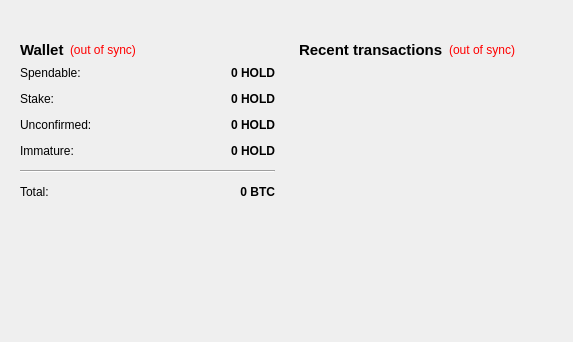
<?xml version="1.0" encoding="UTF-8"?>
<ui version="4.0">
    <class>OverviewPage</class>
    <widget class="QWidget" name="OverviewPage">
        <property name="geometry">
            <rect>
                <x>0</x>
                <y>0</y>
                <width>573</width>
                <height>342</height>
            </rect>
        </property>
        <property name="windowTitle">
            <string>Form</string>
        </property>
        <layout class="QVBoxLayout" name="topLayout">
            <item>
                <widget class="QLabel" name="labelAlerts">
                    <property name="visible">
                        <bool>false</bool>
                    </property>
                    <property name="styleSheet">
                        <string notr="true">background-color: qlineargradient(x1: 0, y1: 0, x2: 1, y2: 0, stop:0
                            #F0D0A0, stop:1 #F8D488); color:#000000
                        </string>
                    </property>
                    <property name="wordWrap">
                        <bool>true</bool>
                    </property>
                    <property name="margin">
                        <number>3</number>
                    </property>
                </widget>
            </item>
            <item>
                <layout class="QHBoxLayout" name="horizontalLayout" stretch="1,1">
                    <item>
                        <layout class="QVBoxLayout" name="verticalLayout_2">
                            <item>
                                <widget class="QWidget" name="widget" native="true">
                                    <layout class="QVBoxLayout" name="verticalLayout_4">
                                        <item>
                                            <layout class="QHBoxLayout" name="horizontalLayout_4">
                                                <item>
                                                    <widget class="QLabel" name="label_5">
                                                        <property name="font">
                                                            <font>
                                                                <pointsize>11</pointsize>
                                                                <weight>75</weight>
                                                                <bold>true</bold>
                                                            </font>
                                                        </property>
                                                        <property name="text">
                                                            <string>Wallet</string>
                                                        </property>
                                                    </widget>
                                                </item>
                                                <item>
                                                    <widget class="QLabel" name="labelWalletStatus">
                                                        <property name="toolTip">
                                                            <string>The displayed information may be out of date. Your
                                                                wallet automatically synchronizes with the GiveCoin
                                                                network after a connection is established, but this
                                                                process has not completed yet.
                                                            </string>
                                                        </property>
                                                        <property name="styleSheet">
                                                            <string notr="true">QLabel { color: red; }</string>
                                                        </property>
                                                        <property name="text">
                                                            <string notr="true">(out of sync)</string>
                                                        </property>
                                                        <property name="alignment">
                                                            <set>Qt::AlignLeading|Qt::AlignLeft|Qt::AlignVCenter</set>
                                                        </property>
                                                    </widget>
                                                </item>
                                                <item>
                                                    <spacer name="horizontalSpacer_2">
                                                        <property name="orientation">
                                                            <enum>Qt::Horizontal</enum>
                                                        </property>
                                                        <property name="sizeHint" stdset="0">
                                                            <size>
                                                                <width>40</width>
                                                                <height>20</height>
                                                            </size>
                                                        </property>
                                                    </spacer>
                                                </item>
                                            </layout>
                                        </item>
                                        <item>
                                            <layout class="QFormLayout" name="formLayout_2">
                                                <property name="fieldGrowthPolicy">
                                                    <enum>QFormLayout::AllNonFixedFieldsGrow</enum>
                                                </property>
                                                <property name="horizontalSpacing">
                                                    <number>12</number>
                                                </property>
                                                <property name="verticalSpacing">
                                                    <number>12</number>
                                                </property>
                                                <item row="0" column="0">
                                                    <widget class="QLabel" name="label">
                                                        <property name="text">
                                                            <string>Spendable:</string>
                                                        </property>
                                                    </widget>
                                                </item>
                                                <item row="0" column="1">
                                                    <widget class="QLabel" name="labelBalance">
                                                        <property name="font">
                                                            <font>
                                                                <weight>75</weight>
                                                                <bold>true</bold>
                                                            </font>
                                                        </property>
                                                        <property name="cursor">
                                                            <cursorShape>IBeamCursor</cursorShape>
                                                        </property>
                                                        <property name="toolTip">
                                                            <string>Your current spendable balance</string>
                                                        </property>
                                                        <property name="text">
                                                            <string notr="true">0 HOLD</string>
                                                        </property>
                                                        <property name="alignment">
                                                            <set>Qt::AlignRight|Qt::AlignTrailing|Qt::AlignVCenter</set>
                                                        </property>
                                                        <property name="textInteractionFlags">
                                                            <set>
                                                                Qt::LinksAccessibleByMouse|Qt::TextSelectableByKeyboard|Qt::TextSelectableByMouse
                                                            </set>
                                                        </property>
                                                    </widget>
                                                </item>
                                                <item row="1" column="0">
                                                    <widget class="QLabel" name="label_6">
                                                        <property name="text">
                                                            <string>Stake:</string>
                                                        </property>
                                                    </widget>
                                                </item>
                                                <item row="1" column="1">
                                                    <widget class="QLabel" name="labelStake">
                                                        <property name="font">
                                                            <font>
                                                                <weight>75</weight>
                                                                <bold>true</bold>
                                                            </font>
                                                        </property>
                                                        <property name="cursor">
                                                            <cursorShape>IBeamCursor</cursorShape>
                                                        </property>
                                                        <property name="toolTip">
                                                            <string>Total of coins that was staked, and do not yet count
                                                                toward the current balance
                                                            </string>
                                                        </property>
                                                        <property name="text">
                                                            <string notr="true">0 HOLD</string>
                                                        </property>
                                                        <property name="alignment">
                                                            <set>Qt::AlignRight|Qt::AlignTrailing|Qt::AlignVCenter</set>
                                                        </property>
                                                        <property name="textInteractionFlags">
                                                            <set>
                                                                Qt::LinksAccessibleByMouse|Qt::TextSelectableByKeyboard|Qt::TextSelectableByMouse
                                                            </set>
                                                        </property>
                                                    </widget>
                                                </item>
                                                <item row="2" column="0">
                                                    <widget class="QLabel" name="label_3">
                                                        <property name="text">
                                                            <string>Unconfirmed:</string>
                                                        </property>
                                                    </widget>
                                                </item>
                                                <item row="2" column="1">
                                                    <widget class="QLabel" name="labelUnconfirmed">
                                                        <property name="font">
                                                            <font>
                                                                <weight>75</weight>
                                                                <bold>true</bold>
                                                            </font>
                                                        </property>
                                                        <property name="cursor">
                                                            <cursorShape>IBeamCursor</cursorShape>
                                                        </property>
                                                        <property name="toolTip">
                                                            <string>Total of transactions that have yet to be confirmed,
                                                                and do not yet count toward the current balance
                                                            </string>
                                                        </property>
                                                        <property name="text">
                                                            <string notr="true">0 HOLD</string>
                                                        </property>
                                                        <property name="alignment">
                                                            <set>Qt::AlignRight|Qt::AlignTrailing|Qt::AlignVCenter</set>
                                                        </property>
                                                        <property name="textInteractionFlags">
                                                            <set>
                                                                Qt::LinksAccessibleByMouse|Qt::TextSelectableByKeyboard|Qt::TextSelectableByMouse
                                                            </set>
                                                        </property>
                                                    </widget>
                                                </item>
                                                <item row="3" column="0">
                                                    <widget class="QLabel" name="labelImmatureText">
                                                        <property name="text">
                                                            <string>Immature:</string>
                                                        </property>
                                                    </widget>
                                                </item>
                                                <item row="3" column="1">
                                                    <widget class="QLabel" name="labelImmature">
                                                        <property name="font">
                                                            <font>
                                                                <weight>75</weight>
                                                                <bold>true</bold>
                                                            </font>
                                                        </property>
                                                        <property name="toolTip">
                                                            <string>Mined balance that has not yet matured</string>
                                                        </property>
                                                        <property name="text">
                                                            <string notr="true">0 HOLD</string>
                                                        </property>
                                                        <property name="alignment">
                                                            <set>Qt::AlignRight|Qt::AlignTrailing|Qt::AlignVCenter</set>
                                                        </property>
                                                        <property name="textInteractionFlags">
                                                            <set>
                                                                Qt::LinksAccessibleByMouse|Qt::TextSelectableByKeyboard|Qt::TextSelectableByMouse
                                                            </set>
                                                        </property>
                                                    </widget>
                                                </item>
                                                <item row="4" column="0" colspan="2">
                                                    <widget class="Line" name="line">
                                                        <property name="orientation">
                                                            <enum>Qt::Horizontal</enum>
                                                        </property>
                                                    </widget>
                                                </item>
                                                <item row="5" column="0">
                                                    <widget class="QLabel" name="labelTotalText">
                                                        <property name="text">
                                                            <string>Total:</string>
                                                        </property>
                                                    </widget>
                                                </item>
                                                <item row="5" column="1">
                                                    <widget class="QLabel" name="labelTotal">
                                                        <property name="font">
                                                            <font>
                                                                <weight>75</weight>
                                                                <bold>true</bold>
                                                            </font>
                                                        </property>
                                                        <property name="cursor">
                                                            <cursorShape>IBeamCursor</cursorShape>
                                                        </property>
                                                        <property name="toolTip">
                                                            <string>Your current total balance</string>
                                                        </property>
                                                        <property name="text">
                                                            <string notr="true">0 BTC</string>
                                                        </property>
                                                        <property name="alignment">
                                                            <set>Qt::AlignRight|Qt::AlignTrailing|Qt::AlignVCenter</set>
                                                        </property>
                                                        <property name="textInteractionFlags">
                                                            <set>
                                                                Qt::LinksAccessibleByMouse|Qt::TextSelectableByKeyboard|Qt::TextSelectableByMouse
                                                            </set>
                                                        </property>
                                                    </widget>
                                                </item>
                                            </layout>
                                        </item>
                                    </layout>
                                </widget>
                            </item>
                            <item>
                                <widget class="QLabel" name="coinLogo">
                                    <property name="text">
                                        <string/>
                                    </property>
                                    <property name="pixmap">
                                        <pixmap resource="../bitcoin.qrc">:/icons/logo_backg</pixmap>
                                    </property>
                                    <property name="alignment">
                                        <set>Qt::AlignCenter</set>
                                    </property>
                                    <property name="margin">
                                        <number>-2</number>
                                    </property>
                                </widget>
                            </item>
                            <item>
                                <spacer name="verticalSpacer">
                                    <property name="orientation">
                                        <enum>Qt::Vertical</enum>
                                    </property>
                                    <property name="sizeHint" stdset="0">
                                        <size>
                                            <width>20</width>
                                            <height>40</height>
                                        </size>
                                    </property>
                                </spacer>
                            </item>
                        </layout>
                    </item>
                    <item>
                        <layout class="QVBoxLayout" name="verticalLayout_3">
                            <item>
                                <widget class="QWidget" name="widget_2" native="true">
                                    <layout class="QVBoxLayout" name="verticalLayout">
                                        <item>
                                            <layout class="QHBoxLayout" name="horizontalLayout_2">
                                                <item>
                                                    <widget class="QLabel" name="label_4">
                                                        <property name="font">
                                                            <font>
                                                                <pointsize>11</pointsize>
                                                                <weight>75</weight>
                                                                <bold>true</bold>
                                                            </font>
                                                        </property>
                                                        <property name="text">
                                                            <string>&lt;b&gt;Recent transactions&lt;/b&gt;</string>
                                                        </property>
                                                    </widget>
                                                </item>
                                                <item>
                                                    <widget class="QLabel" name="labelTransactionsStatus">
                                                        <property name="toolTip">
                                                            <string>The displayed information may be out of date. Your
                                                                wallet automatically synchronizes with the GiveCoin
                                                                network after a connection is established, but this
                                                                process has not completed yet.
                                                            </string>
                                                        </property>
                                                        <property name="styleSheet">
                                                            <string notr="true">QLabel { color: red; }</string>
                                                        </property>
                                                        <property name="text">
                                                            <string notr="true">(out of sync)</string>
                                                        </property>
                                                        <property name="alignment">
                                                            <set>Qt::AlignRight|Qt::AlignTrailing|Qt::AlignVCenter</set>
                                                        </property>
                                                    </widget>
                                                </item>
                                                <item>
                                                    <spacer name="horizontalSpacer">
                                                        <property name="orientation">
                                                            <enum>Qt::Horizontal</enum>
                                                        </property>
                                                        <property name="sizeHint" stdset="0">
                                                            <size>
                                                                <width>40</width>
                                                                <height>20</height>
                                                            </size>
                                                        </property>
                                                    </spacer>
                                                </item>
                                            </layout>
                                        </item>
                                        <item>
                                            <widget class="QListView" name="listTransactions">
                                                <property name="styleSheet">
                                                    <string notr="true">QListView { background: transparent; }</string>
                                                </property>
                                                <property name="frameShape">
                                                    <enum>QFrame::NoFrame</enum>
                                                </property>
                                                <property name="verticalScrollBarPolicy">
                                                    <enum>Qt::ScrollBarAlwaysOff</enum>
                                                </property>
                                                <property name="horizontalScrollBarPolicy">
                                                    <enum>Qt::ScrollBarAlwaysOff</enum>
                                                </property>
                                                <property name="selectionMode">
                                                    <enum>QAbstractItemView::NoSelection</enum>
                                                </property>
                                            </widget>
                                        </item>
                                    </layout>
                                </widget>
                            </item>
                        </layout>
                    </item>
                </layout>
            </item>
        </layout>
    </widget>
    <resources>
        <include location="../bitcoin.qrc"/>
    </resources>
    <connections/>
</ui>
